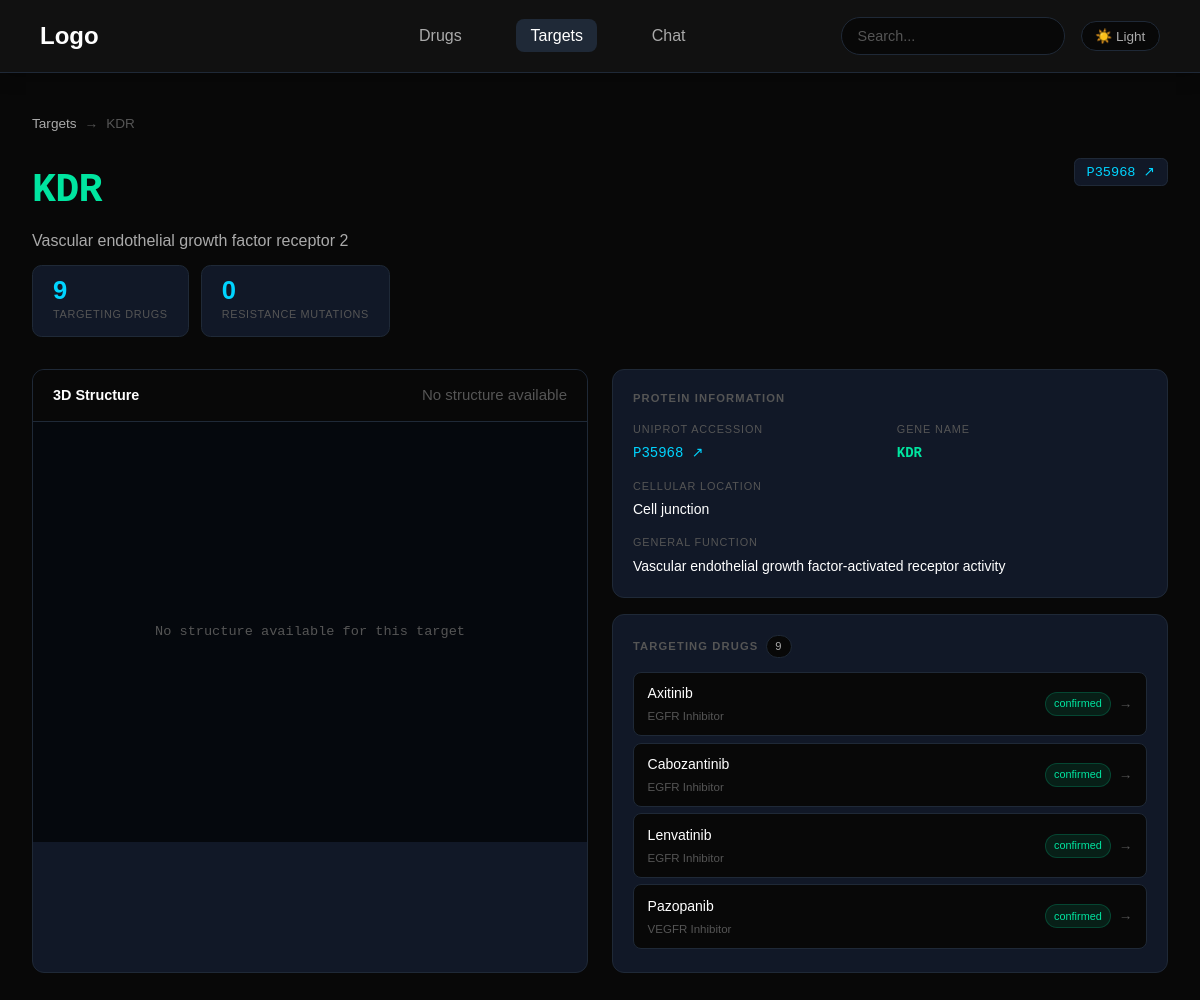
Screenshot of /targets/P35968 with the database file from the repository.
### tables this page shows
CREATE TABLE targets (
    uniprot_accession    TEXT PRIMARY KEY,
    gene_name            TEXT NOT NULL,
    protein_name         TEXT,
    general_function     TEXT,
    cellular_location    TEXT,
    created_at           TEXT DEFAULT (datetime('now'))
);

CREATE TABLE drug_target_links (
    id                   INTEGER PRIMARY KEY AUTOINCREMENT,
    drugbank_id          TEXT NOT NULL REFERENCES drugs(drugbank_id) ON DELETE CASCADE,
    uniprot_accession    TEXT NOT NULL REFERENCES targets(uniprot_accession) ON DELETE CASCADE,
    actions              TEXT,
    known_action         TEXT,
    pdb_ids              TEXT,
    UNIQUE (drugbank_id, uniprot_accession)
);

CREATE TABLE drugs (
    drugbank_id          TEXT PRIMARY KEY,
    name                 TEXT NOT NULL,
    indication           TEXT,
    mechanism_of_action  TEXT,
    pharmacodynamics     TEXT,
    drug_class           TEXT,
    atc_codes            TEXT,
    synonyms             TEXT,
    unmatched_pdb_ids    TEXT,

    -- ── New columns ──────────────────────────────────
    smiles               TEXT,
    molecular_weight     TEXT,
    inchikey             TEXT,
    pubchem_cid          TEXT,
    chembl_id            TEXT,
    approval_date        TEXT,

    created_at           TEXT DEFAULT (datetime('now'))
);

### app/routers/targets.py (the view)
@router.get("/targets/{uniprot_accession}", response_class=HTMLResponse)
def target_detail(request: Request, uniprot_accession: str):
    target = get_target_by_uniprot(uniprot_accession)
    if not target:
        raise HTTPException(status_code=404, detail="Target not found")
    return templates.TemplateResponse(
        request=request, name="targets/detail.html", context={"target": target}
    )

### app/templates/targets/detail.html (shortened to what this page needs)
{% extends "base.html" %}
{% block extra_styles %}
<link rel="stylesheet" href="/static/css/pages/target-detail.css">
{% endblock %}
{% block content %}
<div class="target-detail-page">
    <div class="breadcrumb">
        <a href="/targets">Targets</a>
        <span class="breadcrumb-sep">→</span>
        <span>{{ target.gene_name }}</span>
    </div>
    <div class="target-header">
        <div class="target-header-left">
            <h1 class="gene-title">{{ target.gene_name }}</h1>
            <p class="protein-full-name">{{ target.protein_name }}</p>
        </div>
        <div class="target-header-right">
            <a href="https://www.uniprot.org/uniprot/{{ target.uniprot_accession }}"
               target="_blank"
               class="uniprot-link">
                {{ target.uniprot_accession }} ↗
            </a>
        </div>
    </div>
    <div class="stat-chips">
        <div class="stat-chip">
            <span class="chip-value">{{ target.drugs|length }}</span>
            <span class="chip-label">Targeting Drugs</span>
        </div>
        <div class="stat-chip">
            <span class="chip-value">{{ target.resistance_mutations|length }}</span>
            <span class="chip-label">Resistance Mutations</span>
        </div>
    </div>
    <div class="target-grid">
        <div class="viewer-card">
            <div class="viewer-header">
                <span class="viewer-title">3D Structure</span>
                {% if target.viewer_pdb_id %}
                <span class="viewer-pdb">
                    PDB: {{ target.viewer_pdb_id|upper }}
                </span>
                {% else %}
                <span class="dim">No structure available</span>
                {% endif %}
            </div>
            <div id="molstar-viewer">
                {% if not target.viewer_pdb_id %}
                <div class="no-structure">
                    No structure available for this target
                </div>
                {% endif %}
            </div>
        </div>
        <div class="info-column">
            <div class="info-card">
                <div class="info-card-title">Protein Information</div>
                <div class="protein-info-grid">
                    <div class="info-item">
                        <span class="info-label">UniProt Accession</span>
                        <a href="https://www.uniprot.org/uniprot/{{ target.uniprot_accession }}"
                           target="_blank"
                           class="info-value mono accent">
                            {{ target.uniprot_accession }} ↗
                        </a>
                    </div>
                    <div class="info-item">
                        <span class="info-label">Gene Name</span>
                        <span class="info-value gene-color">
                            {{ target.gene_name }}
                        </span>
                    </div>
                    <div class="info-item">
                        <span class="info-label">Cellular Location</span>
                        <span class="info-value">
                            {{ target.cellular_location or '—' }}
                        </span>
                    </div>
                    <div class="info-item full-width">
                        <span class="info-label">General Function</span>
                        <span class="info-value">
                            {{ target.general_function or '—' }}
                        </span>
                    </div>
                </div>
            </div>
            <div class="info-card">
                <div class="info-card-title">
                    Targeting Drugs
                    <span class="count-pill">{{ target.drugs|length }}</span>
                </div>
                <div class="drug-list">
                    {% for drug in target.drugs %}
                    <a href="/drugs/{{ drug.drugbank_id }}"
                       class="drug-item">
                        <div class="drug-item-left">
                            <span class="drug-item-name">{{ drug.name }}</span>
                            {% if drug.drug_class and drug.drug_class != 'Other' %}
                            <span class="drug-item-class">{{ drug.drug_class }}</span>
                            {% endif %}
                        </div>
                        <div class="drug-item-right">
                            {% if drug.known_action == 'yes' %}
                            <span class="confirmed-badge">confirmed</span>
                            {% endif %}
                            <span class="arrow-icon">→</span>
                        </div>
                    </a>
                    {% endfor %}
                </div>
            </div>
        </div>
    </div>
</div>
{% endblock %}

### app/static/css/base.css (style rules this page uses)
:root { --bg: #080808; --bg-surface: #111827; --bg-card: #111827; --border: #1f2937; --border-hover: #374151; --text: #ffffff; --text-muted: #aaaaaa; --text-dim: #555555; --accent: #00d4ff; --nav-bg: #111111; --btn-primary-bg: #ffffff; --btn-primary-text: #000000; --btn-secondary-bg: transparent; --btn-secondary-text: #ffffff; --btn-secondary-border: #333333; --btn-secondary-hover: #151515; --stat-num: #00d4ff; }
*, *::before, *::after { box-sizing: border-box; margin: 0; padding: 0; }
html { scroll-behavior: smooth; }
body { background: var(--bg); color: var(--text); font-family: sans-serif; font-size: 15px; line-height: 1.6; min-height: 100vh; transition: background 0.3s ease, color 0.3s ease; }
a { color: var(--accent); text-decoration: none; }

### rows the page displays
targets: gene_name "KDR", protein_name "Vascular endothelial growth factor receptor 2", uniprot_accession "P35968", cellular_location "Cell junction", general_function "Vascular endothelial growth factor-activated receptor activity"
drug_target_links: name "Axitinib", drug_class "EGFR Inhibitor", known_action "confirmed"
drug_target_links: name "Cabozantinib", drug_class "EGFR Inhibitor", known_action "confirmed"
drug_target_links: name "Lenvatinib", drug_class "EGFR Inhibitor", known_action "confirmed"
drug_target_links: name "Pazopanib", drug_class "VEGFR Inhibitor", known_action "confirmed"

### other values shown
{{ target.drugs|length }} "9"
{{ target.resistance_mutations|length }} "0"
